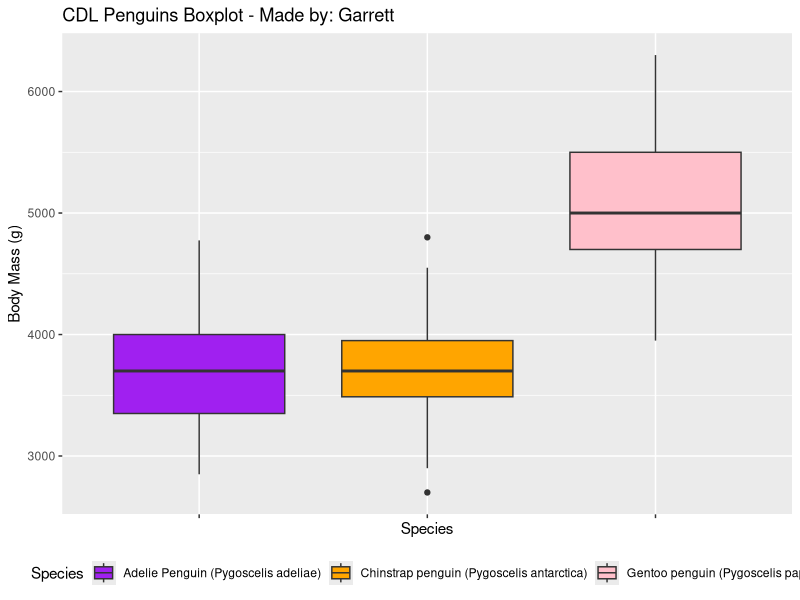

Generate this figure with R:

##
# cdl git practice! 
# Garrett K. and Sam E.
##

# load some libraries; installs if you don't have them already

if (!require("palmerpenguins")) install.packages("palmerpenguins")
library(palmerpenguins)

if (!require("tidyverse")) install.packages("tidyverse")
library(tidyverse)

# make the penguin data into a dataframe

penguins <- penguins_raw

# how many species do we have? 
unique(penguins$Species)

# make a boxplot! does body mass vary across species?

ggplot(penguins, aes(x = Species, y = `Body Mass (g)`, fill = Species)) +
  geom_boxplot() +
  scale_fill_manual(values = c("purple","orange", "pink")) +
  theme(axis.text.x = element_blank(),
        legend.position = "bottom") +
  labs(title = "CDL Penguins Boxplot - Made by: Garrett")
  
  
